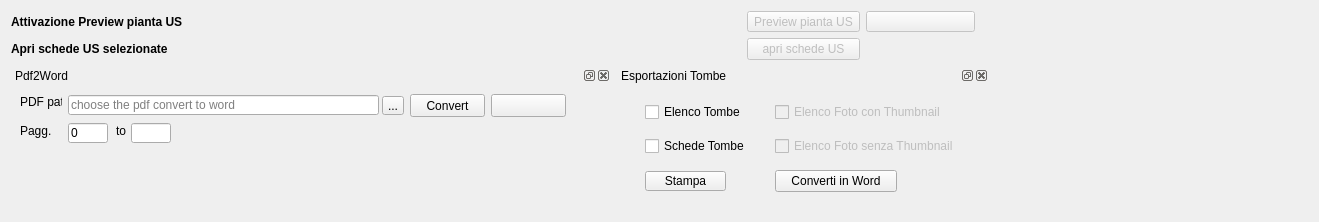
       <widget class="QWidget" name="tab_4">
        <attribute name="title">
         <string>Tools</string>
        </attribute>
        <layout class="QGridLayout" name="gridLayout_8">
         <item row="0" column="0" colspan="2">
          <widget class="QLabel" name="label_39">
           <property name="font">
            <font>
             <pointsize>9</pointsize>
             <weight>75</weight>
             <bold>true</bold>
            </font>
           </property>
           <property name="text">
            <string>Attivazione Preview pianta US</string>
           </property>
          </widget>
         </item>
         <item row="0" column="2">
          <widget class="QToolButton" name="toolButtonPreview">
           <property name="enabled">
            <bool>false</bool>
           </property>
           <property name="toolTip">
            <string/>
           </property>
           <property name="text">
            <string>Preview pianta US</string>
           </property>
           <property name="icon">
            <iconset resource="../../resources/resources.qrc">
             <normaloff>:/icons/GIS.png</normaloff>:/icons/GIS.png</iconset>
           </property>
           <property name="shortcut">
            <string>Ctrl+G</string>
           </property>
           <property name="checkable">
            <bool>true</bool>
           </property>
           <property name="checked">
            <bool>false</bool>
           </property>
           <property name="toolButtonStyle">
            <enum>Qt::ToolButtonTextOnly</enum>
           </property>
           <property name="arrowType">
            <enum>Qt::NoArrow</enum>
           </property>
          </widget>
         </item>
         <item row="0" column="3" colspan="2">
          <widget class="QToolButton" name="toolButtonPan">
           <property name="enabled">
            <bool>false</bool>
           </property>
           <property name="minimumSize">
            <size>
             <width>109</width>
             <height>0</height>
            </size>
           </property>
           <property name="toolTip">
            <string>Pan tool</string>
           </property>
           <property name="text">
            <string/>
           </property>
           <property name="icon">
            <iconset resource="../../resources/resources.qrc">
             <normaloff>:/icons/mActionPan.png</normaloff>:/icons/mActionPan.png</iconset>
           </property>
           <property name="shortcut">
            <string>Ctrl+G</string>
           </property>
           <property name="checkable">
            <bool>true</bool>
           </property>
           <property name="checked">
            <bool>false</bool>
           </property>
           <property name="toolButtonStyle">
            <enum>Qt::ToolButtonTextOnly</enum>
           </property>
           <property name="arrowType">
            <enum>Qt::NoArrow</enum>
           </property>
          </widget>
         </item>
         <item row="0" column="5">
          <spacer name="horizontalSpacer_14">
           <property name="orientation">
            <enum>Qt::Horizontal</enum>
           </property>
           <property name="sizeHint" stdset="0">
            <size>
             <width>260</width>
             <height>20</height>
            </size>
           </property>
          </spacer>
         </item>
         <item row="1" column="0" colspan="2">
          <widget class="QLabel" name="label_40">
           <property name="font">
            <font>
             <pointsize>9</pointsize>
             <weight>75</weight>
             <bold>true</bold>
            </font>
           </property>
           <property name="text">
            <string>Apri schede US selezionate</string>
           </property>
          </widget>
         </item>
         <item row="1" column="2">
          <widget class="QPushButton" name="pushButton_showSelectedFeatures">
           <property name="enabled">
            <bool>false</bool>
           </property>
           <property name="font">
            <font>
             <pointsize>9</pointsize>
             <weight>50</weight>
             <bold>false</bold>
            </font>
           </property>
           <property name="toolTip">
            <string>Show Selcted Features</string>
           </property>
           <property name="text">
            <string>apri schede US</string>
           </property>
           <property name="icon">
            <iconset resource="../../resources/resources.qrc">
             <normaloff>:/icons/sheet.png</normaloff>:/icons/sheet.png</iconset>
           </property>
          </widget>
         </item>
         <item row="1" column="3" colspan="2">
          <spacer name="horizontalSpacer_15">
           <property name="orientation">
            <enum>Qt::Horizontal</enum>
           </property>
           <property name="sizeHint" stdset="0">
            <size>
             <width>112</width>
             <height>20</height>
            </size>
           </property>
          </spacer>
         </item>
         <item row="2" column="0">
          <widget class="QgsDockWidget" name="mDockWidget_3">
           <property name="sizePolicy">
            <sizepolicy hsizetype="Expanding" vsizetype="Preferred">
             <horstretch>0</horstretch>
             <verstretch>0</verstretch>
            </sizepolicy>
           </property>
           <property name="minimumSize">
            <size>
             <width>600</width>
             <height>89</height>
            </size>
           </property>
           <property name="floating">
            <bool>true</bool>
           </property>
           <property name="windowTitle">
            <string>Pdf2Word</string>
           </property>
           <widget class="QWidget" name="dockWidgetContents_3">
            <widget class="QLineEdit" name="lineEdit_pdf_path">
             <property name="geometry">
              <rect>
               <x>57</x>
               <y>10</y>
               <width>311</width>
               <height>20</height>
              </rect>
             </property>
             <property name="acceptDrops">
              <bool>true</bool>
             </property>
             <property name="text">
              <string/>
             </property>
             <property name="placeholderText">
              <string>choose the pdf convert to word</string>
             </property>
            </widget>
            <widget class="QToolButton" name="toolButton_pdfpath">
             <property name="geometry">
              <rect>
               <x>371</x>
               <y>11</y>
               <width>22</width>
               <height>19</height>
              </rect>
             </property>
             <property name="text">
              <string>...</string>
             </property>
            </widget>
            <widget class="QPushButton" name="pbnOpenpdfDirectory">
             <property name="geometry">
              <rect>
               <x>480</x>
               <y>9</y>
               <width>75</width>
               <height>23</height>
              </rect>
             </property>
             <property name="text">
              <string/>
             </property>
             <property name="icon">
              <iconset resource="../../resources/resources.qrc">
               <normaloff>:/icons/open-folder.png</normaloff>:/icons/open-folder.png</iconset>
             </property>
            </widget>
            <widget class="QLabel" name="label_52">
             <property name="geometry">
              <rect>
               <x>9</x>
               <y>9</y>
               <width>42</width>
               <height>16</height>
              </rect>
             </property>
             <property name="text">
              <string>PDF path</string>
             </property>
            </widget>
            <widget class="QPushButton" name="pushButton_convert">
             <property name="geometry">
              <rect>
               <x>399</x>
               <y>9</y>
               <width>75</width>
               <height>23</height>
              </rect>
             </property>
             <property name="text">
              <string>Convert</string>
             </property>
            </widget>
            <widget class="QLineEdit" name="lineEdit_pag1">
             <property name="geometry">
              <rect>
               <x>57</x>
               <y>38</y>
               <width>40</width>
               <height>20</height>
              </rect>
             </property>
             <property name="minimumSize">
              <size>
               <width>0</width>
               <height>0</height>
              </size>
             </property>
             <property name="maximumSize">
              <size>
               <width>40</width>
               <height>16777215</height>
              </size>
             </property>
             <property name="toolTip">
              <string>&lt;html&gt;&lt;head/&gt;&lt;body&gt;&lt;p&gt;Lo &amp;quot;0&amp;quot; indica la prima pagina da convertire&lt;/p&gt;&lt;/body&gt;&lt;/html&gt;</string>
             </property>
             <property name="inputMask">
              <string extracomment="Lo&quot;0&quot; indica la prima pagina"/>
             </property>
             <property name="text">
              <string>0</string>
             </property>
            </widget>
            <widget class="QLineEdit" name="lineEdit_pag2">
             <property name="geometry">
              <rect>
               <x>120</x>
               <y>38</y>
               <width>40</width>
               <height>20</height>
              </rect>
             </property>
             <property name="maximumSize">
              <size>
               <width>40</width>
               <height>16777215</height>
              </size>
             </property>
            </widget>
            <widget class="QLabel" name="label_53">
             <property name="geometry">
              <rect>
               <x>9</x>
               <y>38</y>
               <width>41</width>
               <height>16</height>
              </rect>
             </property>
             <property name="text">
              <string>Pagg.</string>
             </property>
            </widget>
            <widget class="QLabel" name="label_59">
             <property name="geometry">
              <rect>
               <x>105</x>
               <y>38</y>
               <width>16</width>
               <height>16</height>
              </rect>
             </property>
             <property name="text">
              <string>to</string>
             </property>
            </widget>
           </widget>
          </widget>
         </item>
         <item row="2" column="1" colspan="3">
          <widget class="QgsDockWidget" name="mDockWidget_export">
           <property name="minimumSize">
            <size>
             <width>372</width>
             <height>145</height>
            </size>
           </property>
           <property name="floating">
            <bool>true</bool>
           </property>
           <property name="windowTitle">
            <string>Esportazioni Tombe</string>
           </property>
           <widget class="QWidget" name="dockWidgetContents_4">
            <layout class="QGridLayout" name="gridLayout_32">
             <item row="0" column="1">
              <widget class="QCheckBox" name="checkBox_e_foto_t">
               <property name="enabled">
                <bool>false</bool>
               </property>
               <property name="text">
                <string>Elenco Foto con Thumbnail</string>
               </property>
              </widget>
             </item>
             <item row="2" column="0">
              <widget class="QPushButton" name="pushButton_print">
               <property name="minimumSize">
                <size>
                 <width>0</width>
                 <height>0</height>
                </size>
               </property>
               <property name="maximumSize">
                <size>
                 <width>81</width>
                 <height>20</height>
                </size>
               </property>
               <property name="text">
                <string>Stampa</string>
               </property>
               <property name="icon">
                <iconset resource="../../resources/resources.qrc">
                 <normaloff>:/icons/pdf-icon.png</normaloff>:/icons/pdf-icon.png</iconset>
               </property>
               <property name="iconSize">
                <size>
                 <width>10</width>
                 <height>10</height>
                </size>
               </property>
              </widget>
             </item>
             <item row="1" column="1">
              <widget class="QCheckBox" name="checkBox_e_foto">
               <property name="enabled">
                <bool>false</bool>
               </property>
               <property name="text">
                <string>Elenco Foto senza Thumbnail</string>
               </property>
              </widget>
             </item>
             <item row="1" column="0">
              <widget class="QCheckBox" name="checkBox_s_us">
               <property name="text">
                <string>Schede Tombe</string>
               </property>
              </widget>
             </item>
             <item row="0" column="0">
              <widget class="QCheckBox" name="checkBox_e_us">
               <property name="text">
                <string>Elenco Tombe</string>
               </property>
              </widget>
             </item>
             <item row="2" column="1">
              <widget class="QPushButton" name="pushButton_word">
               <property name="maximumSize">
                <size>
                 <width>122</width>
                 <height>16777215</height>
                </size>
               </property>
               <property name="text">
                <string>Converti in Word</string>
               </property>
               <property name="icon">
                <iconset resource="../../resources/resources.qrc">
                 <normaloff>:/icons/word.png</normaloff>:/icons/word.png</iconset>
               </property>
              </widget>
             </item>
            </layout>
           </widget>
          </widget>
         </item>
        </layout>
       </widget>
